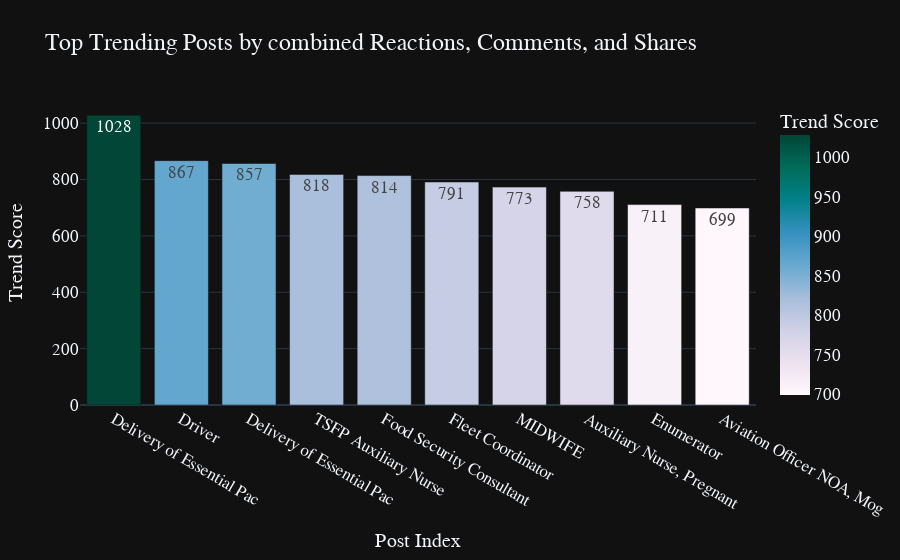

Notebook code for this chart:
### Code cell
import pandas as pd
import plotly.express as px

# Calculate 'Trend Score'
df_final['Trend Score'] = df_final['Shares_Count'] + df_final['Reactions_Count'] + df_final['Comments_Count']

# Sort the posts by 'Trend Score' to find the most trending
top_trending_posts = df_final.sort_values(by='Trend Score', ascending=False).head(10)

# Add an index column for the x-axis
top_trending_posts = top_trending_posts.reset_index(drop=True)
top_trending_posts['Post Index'] = top_trending_posts.index + 1

# Shorten the titles to 25 characters
top_trending_posts['Short Title'] = top_trending_posts['Title'].apply(lambda x: x[:25] if len(x) > 25 else x)

# Visualization of the Top Trending Posts
fig = px.bar(
    top_trending_posts,
    x='Post Index',
    y='Trend Score',
    color='Trend Score',
    text='Trend Score',
    title='Top Trending Posts by combined Reactions, Comments, and Shares',
    template='plotly_dark',
    color_continuous_scale=px.colors.sequential.PuBuGn
)

# Customize hover data to show full title, company, reactions, comments, and shares
fig.update_traces(
    hovertemplate="<b>%{x}: %{hovertext}</b><br>" +
                  "Company: %{customdata[0]}<br>" +
                  "Reactions: %{customdata[1]:,}<br>" +
                  "Comments: %{customdata[2]:,}<br>" +
                  "Shares: %{customdata[3]:,}<br>" +
                  "Trend Score: %{y}",
    hovertext=top_trending_posts['Title'],
    customdata=top_trending_posts[['Company', 'Reactions_Count', 'Comments_Count', 'Shares_Count']]
)

fig.update_layout(
    xaxis_title="Post Index",
    yaxis_title="Trend Score",
    font=dict(size=17, family="Franklin Gothic"),
    xaxis=dict(tickmode='array', tickvals=top_trending_posts['Post Index'], ticktext=top_trending_posts['Short Title'])
)
fig.update_layout(showlegend=False)  # Hide the color scale legend
fig.show()

### Figure 1 — Plotly figure (JSON) as saved in the notebook; plotly's stock layout.template omitted (floating-point values rounded to 4 significant figures)
{"data": [{"alignmentgroup": "True", "customdata": [["Ministry Of Health & Human Services- Federal Government Of Somalia ", 967, 39, 22], ["Mercy Corps Ethiopia ", 830, 30, 7], ["Ministry Of Health & Human Services- Federal Government Of Somalia ", 809, 10, 38], ["SRCS ", 763, 22, 33], ["FAO ", 782, 15, 17], ["Save the Children ", 763, 23, 5], ["SRCS ", 733, 20, 20], ["SRCS ", 676, 42, 40], ["WeltHungerHilfe ", 571, 93, 47], ["WFP ", 676, 9, 14]], "hovertemplate": "<b>%{x}: %{hovertext}</b><br>Company: %{customdata[0]}<br>Reactions: %{customdata[1]:,}<br>Comments: %{customdata[2]:,}<br>Shares: %{customdata[3]:,}<br>Trend Score: %{y}", "hovertext": ["Delivery of Essential Package of Health Services in Hiiraan Region ", "Driver ", "Delivery of Essential Package of Health Services in Middle Shabelle Region ", "TSFP Auxiliary Nurse ", "Food Security Consultant ", "Fleet Coordinator ", "MIDWIFE ", "Auxiliary Nurse, Pregnant and lactating women (PLW) ", "Enumerator ", "Aviation Officer NOA, Mogadishu "], "legendgroup": "", "marker": {"color": [1028, 867, 857, 818, 814, 791, 773, 758, 711, 699], "coloraxis": "coloraxis", "pattern": {"shape": ""}}, "name": "", "offsetgroup": "", "orientation": "v", "showlegend": false, "text": [1028, 867, 857, 818, 814, 791, 773, 758, 711, 699], "textposition": "auto", "type": "bar", "x": [1, 2, 3, 4, 5, 6, 7, 8, 9, 10], "xaxis": "x", "y": [1028, 867, 857, 818, 814, 791, 773, 758, 711, 699], "yaxis": "y"}], "layout": {"barmode": "relative", "coloraxis": {"colorbar": {"title": {"text": "Trend Score"}}, "colorscale": [[0, "rgb(255,247,251)"], [0.125, "rgb(236,226,240)"], [0.25, "rgb(208,209,230)"], [0.375, "rgb(166,189,219)"], [0.5, "rgb(103,169,207)"], [0.625, "rgb(54,144,192)"], [0.75, "rgb(2,129,138)"], [0.875, "rgb(1,108,89)"], [1, "rgb(1,70,54)"]]}, "font": {"family": "Franklin Gothic", "size": 17}, "legend": {"tracegroupgap": 0}, "showlegend": false, "title": {"text": "Top Trending Posts by combined Reactions, Comments, and Shares"}, "xaxis": {"anchor": "y", "domain": [0, 1], "tickmode": "array", "ticktext": ["Delivery of Essential Pac", "Driver ", "Delivery of Essential Pac", "TSFP Auxiliary Nurse ", "Food Security Consultant ", "Fleet Coordinator ", "MIDWIFE ", "Auxiliary Nurse, Pregnant", "Enumerator ", "Aviation Officer NOA, Mog"], "tickvals": [1, 2, 3, 4, 5, 6, 7, 8, 9, 10], "title": {"text": "Post Index"}}, "yaxis": {"anchor": "x", "domain": [0, 1], "title": {"text": "Trend Score"}}}}
